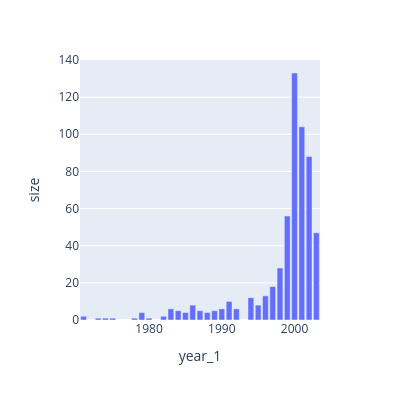
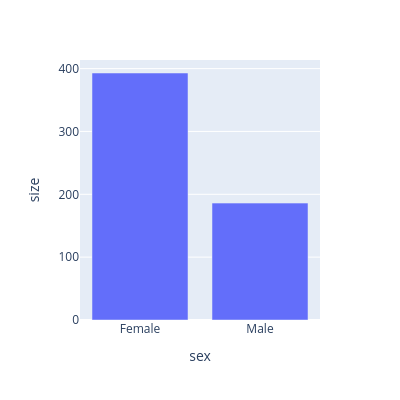
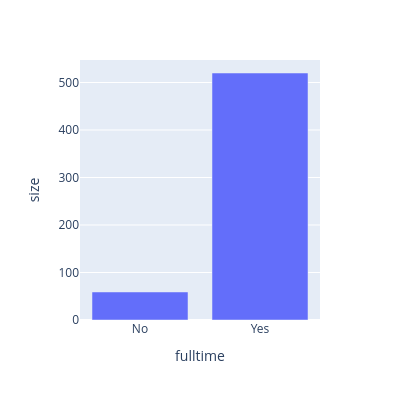
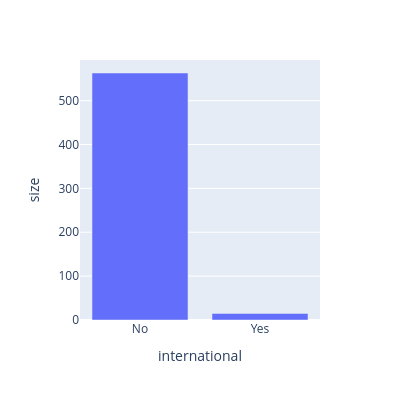

The notebook cell these images were saved under, in order:
### Code cell
# SOCIODEMOGRAPHIC FEATURES
# year, sex, fulltime, international, race

vars = ["year_1", "sex", "fulltime", "international", "race_1", "race_2", "race_3", "race_4", "race_5", "race_6"]

fig = make_subplots(columns = 2)

for var in vars:
    grouped = data.groupby([var], as_index=False).size()
    fig = px.bar(grouped, x=var, y ='size')
    fig.update_layout(
    autosize=False,
    width=400,
    height=400,
    )

for trace in bar1.data:

### Figure 1 — Plotly figure (JSON) as saved in the notebook; plotly's stock layout.template omitted (floating-point values rounded to 4 significant figures)
{"data": [{"alignmentgroup": "True", "hovertemplate": "year_1=%{x}<br>size=%{y}<extra></extra>", "legendgroup": "", "marker": {"color": "#636efa", "pattern": {"shape": ""}}, "name": "", "offsetgroup": "", "orientation": "v", "showlegend": false, "textposition": "auto", "type": "bar", "x": [1971, 1973, 1974, 1975, 1978, 1979, 1980, 1982, 1983, 1984, 1985, 1986, 1987, 1988, 1989, 1990, 1991, 1992, 1994, 1995, 1996, 1997, 1998, 1999, 2000, 2001, 2002, 2003], "xaxis": "x", "y": [2, 1, 1, 1, 1, 4, 1, 2, 6, 5, 4, 8, 5, 4, 5, 6, 10, 6, 12, 8, 13, 18, 28, 56, 133, 104, 88, 47], "yaxis": "y"}], "layout": {"autosize": false, "barmode": "relative", "height": 400, "legend": {"tracegroupgap": 0}, "margin": {"t": 60}, "width": 400, "xaxis": {"anchor": "y", "domain": [0, 1], "title": {"text": "year_1"}}, "yaxis": {"anchor": "x", "domain": [0, 1], "title": {"text": "size"}}}}

### Figure 2 — Plotly figure (JSON) as saved in the notebook; plotly's stock layout.template omitted (floating-point values rounded to 4 significant figures)
{"data": [{"alignmentgroup": "True", "hovertemplate": "sex=%{x}<br>size=%{y}<extra></extra>", "legendgroup": "", "marker": {"color": "#636efa", "pattern": {"shape": ""}}, "name": "", "offsetgroup": "", "orientation": "v", "showlegend": false, "textposition": "auto", "type": "bar", "x": ["Female", "Male"], "xaxis": "x", "y": [393, 186], "yaxis": "y"}], "layout": {"autosize": false, "barmode": "relative", "height": 400, "legend": {"tracegroupgap": 0}, "margin": {"t": 60}, "width": 400, "xaxis": {"anchor": "y", "domain": [0, 1], "title": {"text": "sex"}}, "yaxis": {"anchor": "x", "domain": [0, 1], "title": {"text": "size"}}}}

### Figure 3 — Plotly figure (JSON) as saved in the notebook; plotly's stock layout.template omitted (floating-point values rounded to 4 significant figures)
{"data": [{"alignmentgroup": "True", "hovertemplate": "fulltime=%{x}<br>size=%{y}<extra></extra>", "legendgroup": "", "marker": {"color": "#636efa", "pattern": {"shape": ""}}, "name": "", "offsetgroup": "", "orientation": "v", "showlegend": false, "textposition": "auto", "type": "bar", "x": ["No", "Yes"], "xaxis": "x", "y": [59, 520], "yaxis": "y"}], "layout": {"autosize": false, "barmode": "relative", "height": 400, "legend": {"tracegroupgap": 0}, "margin": {"t": 60}, "width": 400, "xaxis": {"anchor": "y", "domain": [0, 1], "title": {"text": "fulltime"}}, "yaxis": {"anchor": "x", "domain": [0, 1], "title": {"text": "size"}}}}

### Figure 4 — Plotly figure (JSON) as saved in the notebook; plotly's stock layout.template omitted (floating-point values rounded to 4 significant figures)
{"data": [{"alignmentgroup": "True", "hovertemplate": "international=%{x}<br>size=%{y}<extra></extra>", "legendgroup": "", "marker": {"color": "#636efa", "pattern": {"shape": ""}}, "name": "", "offsetgroup": "", "orientation": "v", "showlegend": false, "textposition": "auto", "type": "bar", "x": ["No", "Yes"], "xaxis": "x", "y": [563, 15], "yaxis": "y"}], "layout": {"autosize": false, "barmode": "relative", "height": 400, "legend": {"tracegroupgap": 0}, "margin": {"t": 60}, "width": 400, "xaxis": {"anchor": "y", "domain": [0, 1], "title": {"text": "international"}}, "yaxis": {"anchor": "x", "domain": [0, 1], "title": {"text": "size"}}}}
